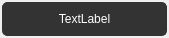
<?xml version="1.0" encoding="UTF-8"?>
<ui version="4.0">
 <class>ToastWidget</class>
 <widget class="QWidget" name="ToastWidget">
  <property name="geometry">
   <rect>
    <x>0</x>
    <y>0</y>
    <width>169</width>
    <height>38</height>
   </rect>
  </property>
  <property name="windowTitle">
   <string>ToastWidget</string>
  </property>
  <property name="styleSheet">
   <string notr="true">QLabel#label_msg{color:#ffffff;}
QWidget#main_widget{background-color:#333333;border: 1px solid #333333;border-radius: 5px; padding: 0px}
</string>
  </property>
  <layout class="QVBoxLayout" name="verticalLayout">
   <property name="leftMargin">
    <number>2</number>
   </property>
   <property name="topMargin">
    <number>2</number>
   </property>
   <property name="rightMargin">
    <number>2</number>
   </property>
   <property name="bottomMargin">
    <number>2</number>
   </property>
   <item>
    <widget class="QWidget" name="main_widget" native="true">
     <layout class="QHBoxLayout" name="horizontalLayout">
      <property name="leftMargin">
       <number>0</number>
      </property>
      <property name="topMargin">
       <number>0</number>
      </property>
      <property name="rightMargin">
       <number>0</number>
      </property>
      <property name="bottomMargin">
       <number>0</number>
      </property>
      <item>
       <widget class="QLabel" name="label_msg">
        <property name="text">
         <string>TextLabel</string>
        </property>
        <property name="alignment">
         <set>Qt::AlignCenter</set>
        </property>
       </widget>
      </item>
     </layout>
    </widget>
   </item>
  </layout>
 </widget>
 <layoutdefault spacing="6" margin="11"/>
 <resources/>
 <connections/>
</ui>
